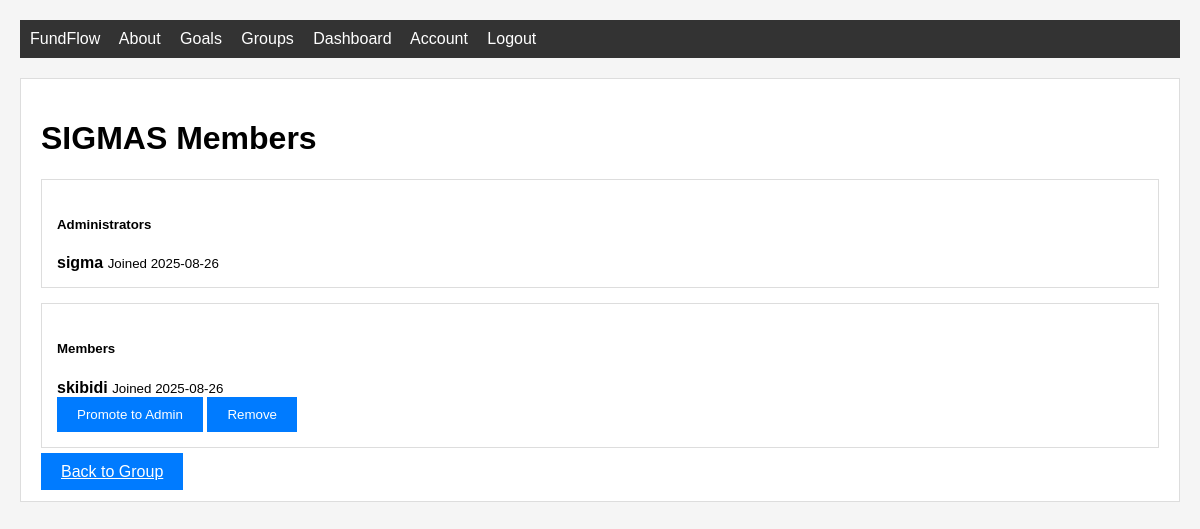
Screenshot of /groups/1/members (signed in) with the database file from the repository.
### home/db_models.py (models this page shows, shortened)
class Group(db.Model):
    id = db.Column(db.Integer, primary_key=True)
    name = db.Column(db.String(100), nullable=False)
    description = db.Column(db.Text, nullable=True)
    created_at = db.Column(db.DateTime, nullable=False, default=datetime.utcnow)
    currency = db.Column(db.String(10), nullable=False, default='USD')
    is_active = db.Column(db.Boolean, nullable=False, default=True)
    is_open = db.Column(db.Boolean, nullable=False, default=True)
    balance = db.Column(db.Float, nullable=False, default=0.0)
    members = db.relationship('GroupMember', backref='group', lazy=True, cascade='all, delete-orphan')
    goals = db.relationship('GroupGoal', backref='group', lazy=True, cascade='all, delete-orphan')
    transactions = db.relationship('GroupTransaction', backref='group', lazy=True, cascade='all, delete-orphan')
    join_requests = db.relationship('GroupJoinRequest', backref='group', lazy=True, cascade='all, delete-orphan')

class GroupMember(db.Model):
    id = db.Column(db.Integer, primary_key=True)
    group_id = db.Column(db.Integer, db.ForeignKey('group.id'), nullable=False)
    user_id = db.Column(db.Integer, db.ForeignKey('user.id'), nullable=False)
    role = db.Column(db.String(20), nullable=False, default='member')
    joined_at = db.Column(db.DateTime, nullable=False, default=datetime.utcnow)
    is_active = db.Column(db.Boolean, nullable=False, default=True)
    __table_args__ = (
        db.UniqueConstraint('group_id', 'user_id', name='unique_group_user'),
    )

class User(db.Model, UserMixin):
    id = db.Column(db.Integer, primary_key=True)
    username = db.Column(db.String(20), unique=True, nullable=False)
    email = db.Column(db.String(120), unique=True, nullable=False)
    image_file = db.Column(db.String(20), nullable=False, default='default.jpg')
    password = db.Column(db.String(60), nullable=False)
    goals = db.relationship('Goal', backref='owner', lazy=True)
    savings = db.Column(db.Float, nullable=False, default=0.0)
    group_memberships = db.relationship('GroupMember', backref='user', lazy=True)
    __table_args__ = (
        CheckConstraint('savings >= 0', name='check_savings_non_negative'),
    )

### home/routes.py (the view)
@app.route("/groups/<int:group_id>/members")
@login_required
def group_members(group_id):
    group = Group.query.get_or_404(group_id)
    member = GroupMember.query.filter_by(
        group_id=group_id,
        user_id=current_user.id
    ).first()
    if not member or not member.is_active:
        abort(403)
    return render_template("group_members.html", title=f"{group.name} Members",
                         group=group, member=member, current_user_member=member)

### home/db_models.py (called while the page is built)
@login_manager.user_loader
def load_user(user_id):
    return User.query.get(int(user_id))

### home/templates/group_members.html (shortened to what this page needs)
{% extends "layout.html" %}
{% block content %}
<div class="content-section">
    <h1 class="mb-4">{{ group.name }} Members</h1>
    <div class="card mb-4">
        <div class="card-header bg-warning text-dark">
            <h5 class="mb-0">Administrators</h5>
        </div>
        <div class="card-body">
            {% for member in group.members %}
                {% if member.role == 'admin' and member.is_active %}
                    <div class="d-flex justify-content-between align-items-center p-2 border rounded mb-2">
                        <div>
                            <strong>{{ member.user.username }}</strong>
                            <small class="text-muted">Joined {{ member.joined_at.strftime('%Y-%m-%d') }}</small>
                        </div>
                    </div>
                {% endif %}
            {% endfor %}
        </div>
    </div>
    <div class="card mb-4">
        <div class="card-header">
            <h5 class="mb-0">Members</h5>
        </div>
        <div class="card-body">
            {% for member_item in group.members %}
                {% if member_item.role == 'member' and member_item.is_active %}
                    <div class="d-flex justify-content-between align-items-center p-2 border rounded mb-2">
                        <div>
                            <strong>{{ member_item.user.username }}</strong>
                            <small class="text-muted">Joined {{ member_item.joined_at.strftime('%Y-%m-%d') }}</small>
                        </div>
                        {% if current_user_member.role == 'admin' %}
                            <div>
                                <form method="POST" action="{{ url_for('promote_member', group_id=group.id, member_id=member_item.id) }}" style="display: inline;">
                                    <button type="submit" class="btn btn-success btn-sm">Promote to Admin</button>
                                </form>
                                {% if member_item.is_active %}
                                    <form method="POST" action="{{ url_for('remove_member', group_id=group.id, member_id=member_item.id) }}" style="display: inline;">
                                        <button type="submit" class="btn btn-danger btn-sm" onclick="return confirm('Are you sure you want to remove this member?')">Remove</button>
                                    </form>
                                {% else %}
                                    <span class="text-muted">Already removed</span>
                                {% endif %}
                            </div>
                        {% endif %}
                    </div>
                {% endif %}
            {% endfor %}
        </div>
    </div>
    <div class="text-center">
        <a href="{{ url_for('group_detail', group_id=group.id) }}" class="btn btn-outline-primary">Back to Group</a>
    </div>
</div>
{% endblock %}

### home/static/main.css (style rules this page uses)
body { font-family: Arial, sans-serif; margin: 20px; background-color: #f5f5f5; transition: background-color 0.3s ease, color 0.3s ease; }
body.light-theme { background-color: #f5f5f5; color: #000000; }
.btn { padding: 10px 20px; background-color: #007bff; color: white; border: none; cursor: pointer; }
.card { border: 1px solid #ddd; padding: 15px; margin-bottom: 15px; }

### rows the page displays
Group: name "SIGMAS"
GroupMember: user.username "sigma", joined_at "2025-08-26"
GroupMember: user.username "skibidi", joined_at "2025-08-26"
